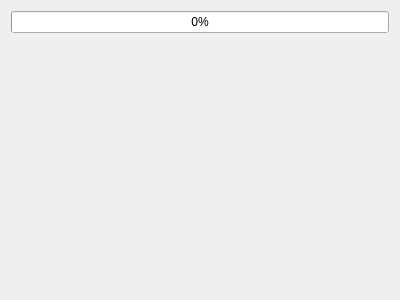
<?xml version="1.0" encoding="UTF-8"?>
<ui version="4.0">
 <class>setupDialog</class>
 <widget class="QDialog" name="setupDialog">
  <property name="geometry">
   <rect>
    <x>0</x>
    <y>0</y>
    <width>400</width>
    <height>300</height>
   </rect>
  </property>
  <property name="windowTitle">
   <string>Dialog</string>
  </property>
  <layout class="QVBoxLayout" name="verticalLayout">
   <item>
    <widget class="QProgressBar" name="loadingBar">
     <property name="value">
      <number>0</number>
     </property>
    </widget>
   </item>
   <item>
    <layout class="QHBoxLayout" name="mainLayout">
     <item>
      <widget class="QLabel" name="loadingLabel">
       <property name="sizePolicy">
        <sizepolicy hsizetype="Expanding" vsizetype="Preferred">
         <horstretch>0</horstretch>
         <verstretch>0</verstretch>
        </sizepolicy>
       </property>
       <property name="text">
        <string/>
       </property>
      </widget>
     </item>
     <item>
      <widget class="QLabel" name="statusLabel">
       <property name="sizePolicy">
        <sizepolicy hsizetype="Preferred" vsizetype="Preferred">
         <horstretch>0</horstretch>
         <verstretch>0</verstretch>
        </sizepolicy>
       </property>
       <property name="text">
        <string/>
       </property>
      </widget>
     </item>
    </layout>
   </item>
  </layout>
 </widget>
 <resources/>
 <connections/>
</ui>
